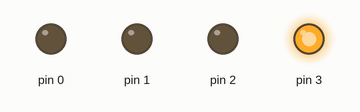
A sketch run on a simulated Arduino Uno, built with avr-gcc and run on an emulated ATmega328P. On the bench: output pins drawn as LEDs (lit = HIGH).

Above: at 0.05 s.
At 0.25 s:
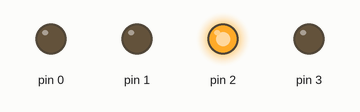
At 0.75 s:
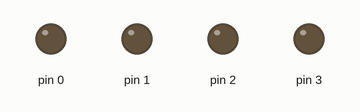
At 1.45 s:
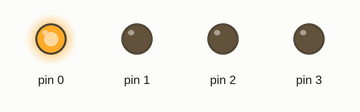
At 2.85 s:
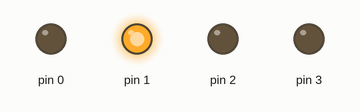
Timing chart, 0 to 3.1 s (numbered marks = the images above):
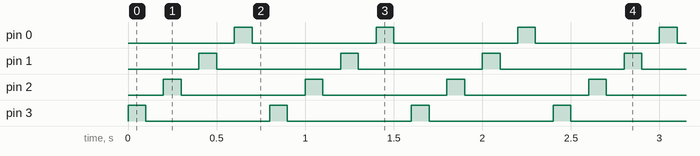

Measured:
- by itself, pin 0–3: alternates HIGH for 0.10 s and LOW for 0.70 s

The sketch:

LED_chaser.ino
```cpp
void setup() {
  pinMode(3, OUTPUT);
  pinMode(2, OUTPUT);
  pinMode(1, OUTPUT);
  pinMode(0, OUTPUT);
}
void loop() {
  digitalWrite(3, HIGH);
  delay(100);
  digitalWrite(3, LOW);
  delay(100);
    digitalWrite(2, HIGH);
  delay(100);
  digitalWrite(2, LOW);
  delay(100);
  digitalWrite(1, HIGH);
  delay(100);
  digitalWrite(1, LOW);
  delay(100);
  digitalWrite(0, HIGH);
  delay(100);
  digitalWrite(0, LOW);
  delay(100);
}
```
